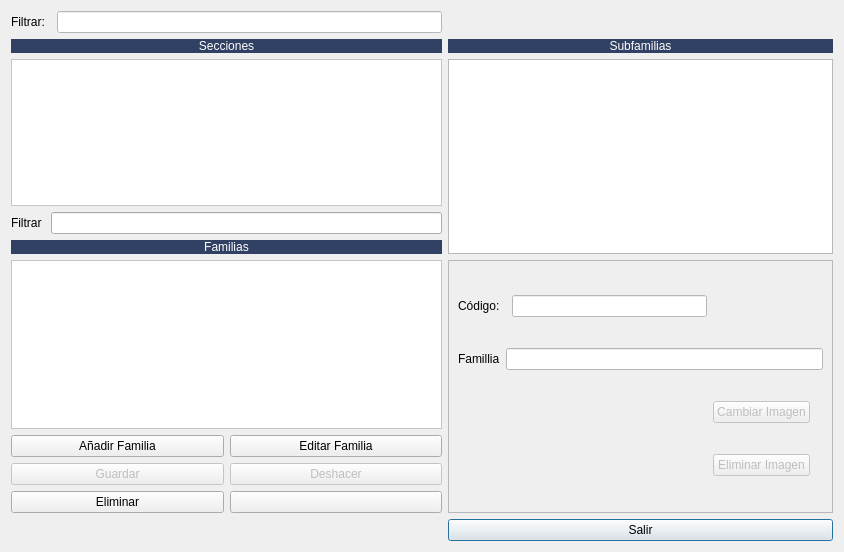
<?xml version="1.0" encoding="UTF-8"?>
<ui version="4.0">
 <class>frmFamiliasAlmacen</class>
 <widget class="QDialog" name="frmFamiliasAlmacen">
  <property name="geometry">
   <rect>
    <x>0</x>
    <y>0</y>
    <width>844</width>
    <height>552</height>
   </rect>
  </property>
  <property name="windowTitle">
   <string>Gestor de Familias</string>
  </property>
  <layout class="QGridLayout" name="gridLayout_3">
   <item row="1" column="0" colspan="3">
    <widget class="QLabel" name="label">
     <property name="maximumSize">
      <size>
       <width>16777215</width>
       <height>21</height>
      </size>
     </property>
     <property name="styleSheet">
      <string notr="true">background-color: #304163;
color: rgb(255, 255, 255);</string>
     </property>
     <property name="text">
      <string>Secciones</string>
     </property>
     <property name="alignment">
      <set>Qt::AlignCenter</set>
     </property>
    </widget>
   </item>
   <item row="0" column="2">
    <widget class="QLineEdit" name="lineEdit">
     <property name="styleSheet">
      <string notr="true">background-color: rgb(255, 255, 255);</string>
     </property>
    </widget>
   </item>
   <item row="8" column="3">
    <widget class="QPushButton" name="btnSalir">
     <property name="text">
      <string>Salir</string>
     </property>
     <property name="icon">
      <iconset resource="../maya.qrc">
       <normaloff>:/Icons/PNG/close.png</normaloff>:/Icons/PNG/close.png</iconset>
     </property>
    </widget>
   </item>
   <item row="0" column="0">
    <widget class="QLabel" name="label_5">
     <property name="text">
      <string>Filtrar:</string>
     </property>
    </widget>
   </item>
   <item row="2" column="0" rowspan="2" colspan="3">
    <widget class="QTableView" name="tabla_secciones">
     <property name="styleSheet">
      <string notr="true">background-color: rgb(255, 255, 255);</string>
     </property>
     <property name="alternatingRowColors">
      <bool>true</bool>
     </property>
     <property name="selectionMode">
      <enum>QAbstractItemView::SingleSelection</enum>
     </property>
     <property name="selectionBehavior">
      <enum>QAbstractItemView::SelectRows</enum>
     </property>
     <attribute name="horizontalHeaderStretchLastSection">
      <bool>true</bool>
     </attribute>
     <attribute name="verticalHeaderVisible">
      <bool>false</bool>
     </attribute>
    </widget>
   </item>
   <item row="7" column="0" colspan="3">
    <layout class="QGridLayout" name="gridLayout">
     <item row="2" column="0">
      <widget class="QPushButton" name="btnGuardar">
       <property name="enabled">
        <bool>false</bool>
       </property>
       <property name="text">
        <string>Guardar</string>
       </property>
       <property name="icon">
        <iconset resource="../maya.qrc">
         <normaloff>:/Icons/PNG/Save.png</normaloff>:/Icons/PNG/Save.png</iconset>
       </property>
      </widget>
     </item>
     <item row="1" column="0">
      <widget class="QPushButton" name="btnAnadir">
       <property name="text">
        <string>Añadir Familia</string>
       </property>
       <property name="icon">
        <iconset resource="../maya.qrc">
         <normaloff>:/Icons/PNG/add.png</normaloff>:/Icons/PNG/add.png</iconset>
       </property>
      </widget>
     </item>
     <item row="2" column="1">
      <widget class="QPushButton" name="btnDeshacer">
       <property name="enabled">
        <bool>false</bool>
       </property>
       <property name="text">
        <string>Deshacer</string>
       </property>
       <property name="icon">
        <iconset resource="../maya.qrc">
         <normaloff>:/Icons/PNG/undo.png</normaloff>:/Icons/PNG/undo.png</iconset>
       </property>
      </widget>
     </item>
     <item row="1" column="1">
      <widget class="QPushButton" name="btnEditar">
       <property name="text">
        <string>Editar Familia</string>
       </property>
       <property name="icon">
        <iconset resource="../maya.qrc">
         <normaloff>:/Icons/PNG/edit.png</normaloff>:/Icons/PNG/edit.png</iconset>
       </property>
      </widget>
     </item>
     <item row="3" column="0">
      <widget class="QPushButton" name="pushButton_4">
       <property name="text">
        <string>Eliminar</string>
       </property>
       <property name="icon">
        <iconset resource="../maya.qrc">
         <normaloff>:/Icons/PNG/borrar.png</normaloff>:/Icons/PNG/borrar.png</iconset>
       </property>
      </widget>
     </item>
     <item row="3" column="1">
      <widget class="QPushButton" name="pushButton">
       <property name="text">
        <string/>
       </property>
      </widget>
     </item>
    </layout>
   </item>
   <item row="6" column="0" colspan="3">
    <widget class="QTableView" name="tabla_familias">
     <property name="styleSheet">
      <string notr="true">background-color: rgb(255, 255, 255);</string>
     </property>
     <property name="alternatingRowColors">
      <bool>true</bool>
     </property>
     <property name="selectionMode">
      <enum>QAbstractItemView::SingleSelection</enum>
     </property>
     <property name="selectionBehavior">
      <enum>QAbstractItemView::SelectRows</enum>
     </property>
     <attribute name="horizontalHeaderStretchLastSection">
      <bool>true</bool>
     </attribute>
     <attribute name="verticalHeaderVisible">
      <bool>false</bool>
     </attribute>
    </widget>
   </item>
   <item row="5" column="0" colspan="3">
    <widget class="QLabel" name="label_2">
     <property name="styleSheet">
      <string notr="true">background-color: #304163;
color: rgb(255, 255, 255);</string>
     </property>
     <property name="text">
      <string>Familias</string>
     </property>
     <property name="alignment">
      <set>Qt::AlignCenter</set>
     </property>
    </widget>
   </item>
   <item row="1" column="3">
    <widget class="QLabel" name="label_6">
     <property name="styleSheet">
      <string notr="true">background-color: #304163;
color: rgb(255, 255, 255);</string>
     </property>
     <property name="text">
      <string>Subfamilias</string>
     </property>
     <property name="alignment">
      <set>Qt::AlignCenter</set>
     </property>
    </widget>
   </item>
   <item row="4" column="0">
    <widget class="QLabel" name="label_7">
     <property name="text">
      <string>Filtrar</string>
     </property>
    </widget>
   </item>
   <item row="4" column="1" colspan="2">
    <widget class="QLineEdit" name="lineEdit_2"/>
   </item>
   <item row="6" column="3" rowspan="2">
    <widget class="QFrame" name="frame">
     <property name="frameShape">
      <enum>QFrame::StyledPanel</enum>
     </property>
     <property name="frameShadow">
      <enum>QFrame::Raised</enum>
     </property>
     <layout class="QGridLayout" name="gridLayout_2">
      <item row="0" column="0" colspan="2">
       <widget class="QLabel" name="label_3">
        <property name="text">
         <string>Código:</string>
        </property>
       </widget>
      </item>
      <item row="0" column="2">
       <widget class="QLineEdit" name="txtCodigo">
        <property name="styleSheet">
         <string notr="true">background-color: rgb(255, 255, 255);</string>
        </property>
       </widget>
      </item>
      <item row="1" column="0">
       <widget class="QLabel" name="label_4">
        <property name="text">
         <string>Famillia</string>
        </property>
       </widget>
      </item>
      <item row="1" column="1" colspan="4">
       <widget class="QLineEdit" name="txtFamilia">
        <property name="styleSheet">
         <string notr="true">background-color: rgb(255, 255, 255);</string>
        </property>
       </widget>
      </item>
      <item row="2" column="3">
       <widget class="QPushButton" name="btnCambiarImagen">
        <property name="enabled">
         <bool>false</bool>
        </property>
        <property name="text">
         <string>Cambiar Imagen</string>
        </property>
        <property name="icon">
         <iconset resource="../maya.qrc">
          <normaloff>:/Icons/PNG/refrescar.png</normaloff>:/Icons/PNG/refrescar.png</iconset>
        </property>
       </widget>
      </item>
      <item row="2" column="4" rowspan="2">
       <widget class="QLabel" name="imagen">
        <property name="maximumSize">
         <size>
          <width>70</width>
          <height>70</height>
         </size>
        </property>
        <property name="text">
         <string/>
        </property>
        <property name="pixmap">
         <pixmap resource="../maya.qrc">:/Icons/PNG/Box.png</pixmap>
        </property>
        <property name="scaledContents">
         <bool>true</bool>
        </property>
       </widget>
      </item>
      <item row="3" column="3">
       <widget class="QPushButton" name="btnEliminarImagen">
        <property name="enabled">
         <bool>false</bool>
        </property>
        <property name="text">
         <string>Eliminar Imagen</string>
        </property>
        <property name="icon">
         <iconset resource="../maya.qrc">
          <normaloff>:/Icons/PNG/borrar.png</normaloff>:/Icons/PNG/borrar.png</iconset>
        </property>
       </widget>
      </item>
     </layout>
    </widget>
   </item>
   <item row="2" column="3" rowspan="4">
    <widget class="QTableView" name="tabla_subfamilias"/>
   </item>
  </layout>
 </widget>
 <tabstops>
  <tabstop>tabla_secciones</tabstop>
  <tabstop>btnAnadir</tabstop>
  <tabstop>btnEditar</tabstop>
  <tabstop>btnGuardar</tabstop>
  <tabstop>btnDeshacer</tabstop>
  <tabstop>txtCodigo</tabstop>
  <tabstop>txtFamilia</tabstop>
  <tabstop>btnCambiarImagen</tabstop>
  <tabstop>btnEliminarImagen</tabstop>
 </tabstops>
 <resources>
  <include location="../maya.qrc"/>
 </resources>
 <connections>
  <connection>
   <sender>btnSalir</sender>
   <signal>clicked()</signal>
   <receiver>frmFamiliasAlmacen</receiver>
   <slot>close()</slot>
   <hints>
    <hint type="sourcelabel">
     <x>455</x>
     <y>434</y>
    </hint>
    <hint type="destinationlabel">
     <x>314</x>
     <y>419</y>
    </hint>
   </hints>
  </connection>
 </connections>
</ui>
